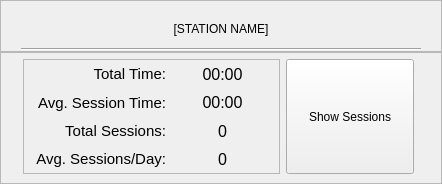
<?xml version="1.0" encoding="UTF-8"?>
<ui version="4.0">
 <class>frame_statistics_1</class>
 <widget class="QWidget" name="frame_statistics_16">
  <property name="geometry">
   <rect>
    <x>0</x>
    <y>0</y>
    <width>442</width>
    <height>184</height>
   </rect>
  </property>
  <property name="minimumSize">
   <size>
    <width>430</width>
    <height>170</height>
   </size>
  </property>
  <property name="maximumSize">
   <size>
    <width>510</width>
    <height>220</height>
   </size>
  </property>
  <property name="windowTitle">
   <string>Form</string>
  </property>
  <property name="styleSheet">
   <string notr="true">QWidget {
	font: 12pt &quot;Segoe UI&quot;;
}
QWidget[statisticsFrame=&quot;true&quot;] {
	background-color: rgb(236, 236, 236);
	border: 1px solid  rgb(90, 90, 90);
}
QWidget[label=&quot;true&quot;] {
	font: 11pt &quot;Segoe UI&quot;;
}
QWidget[row_even=&quot;true&quot;] {
	background-color: rgb(236, 236, 236);
}
QWidget[row_odd=&quot;true&quot;] {
	background-color: rgb(220, 220, 220);
}</string>
  </property>
  <property name="statisticsFrame" stdset="0">
   <bool>true</bool>
  </property>
  <layout class="QVBoxLayout" name="verticalLayout" stretch="0,0">
   <property name="spacing">
    <number>0</number>
   </property>
   <property name="leftMargin">
    <number>0</number>
   </property>
   <property name="topMargin">
    <number>0</number>
   </property>
   <property name="rightMargin">
    <number>0</number>
   </property>
   <property name="bottomMargin">
    <number>0</number>
   </property>
   <item>
    <widget class="QFrame" name="frame_statistics_info_16">
     <property name="minimumSize">
      <size>
       <width>0</width>
       <height>52</height>
      </size>
     </property>
     <property name="maximumSize">
      <size>
       <width>16777215</width>
       <height>52</height>
      </size>
     </property>
     <property name="frameShape">
      <enum>QFrame::StyledPanel</enum>
     </property>
     <property name="frameShadow">
      <enum>QFrame::Raised</enum>
     </property>
     <layout class="QVBoxLayout" name="verticalLayout_2">
      <property name="spacing">
       <number>10</number>
      </property>
      <property name="leftMargin">
       <number>20</number>
      </property>
      <property name="topMargin">
       <number>13</number>
      </property>
      <property name="rightMargin">
       <number>20</number>
      </property>
      <property name="bottomMargin">
       <number>0</number>
      </property>
      <item>
       <widget class="QLabel" name="label_statistics_deviceName_16">
        <property name="minimumSize">
         <size>
          <width>0</width>
          <height>30</height>
         </size>
        </property>
        <property name="styleSheet">
         <string notr="true">font: 13pt &quot;Segoe UI&quot;;</string>
        </property>
        <property name="text">
         <string>[STATION NAME]</string>
        </property>
        <property name="alignment">
         <set>Qt::AlignCenter</set>
        </property>
        <property name="wordWrap">
         <bool>true</bool>
        </property>
       </widget>
      </item>
      <item>
       <widget class="Line" name="line_statistics_16">
        <property name="orientation">
         <enum>Qt::Horizontal</enum>
        </property>
       </widget>
      </item>
     </layout>
    </widget>
   </item>
   <item>
    <widget class="QFrame" name="frame_statistics_contents_16">
     <property name="frameShape">
      <enum>QFrame::StyledPanel</enum>
     </property>
     <property name="frameShadow">
      <enum>QFrame::Raised</enum>
     </property>
     <layout class="QGridLayout" name="gridLayout">
      <property name="leftMargin">
       <number>22</number>
      </property>
      <property name="topMargin">
       <number>6</number>
      </property>
      <property name="rightMargin">
       <number>27</number>
      </property>
      <property name="bottomMargin">
       <number>9</number>
      </property>
      <item row="0" column="0" colspan="2">
       <widget class="QFrame" name="frame_statistics_table_16">
        <property name="frameShape">
         <enum>QFrame::StyledPanel</enum>
        </property>
        <property name="frameShadow">
         <enum>QFrame::Raised</enum>
        </property>
        <layout class="QGridLayout" name="gridLayout_2" columnstretch="5,4">
         <property name="sizeConstraint">
          <enum>QLayout::SetDefaultConstraint</enum>
         </property>
         <property name="leftMargin">
          <number>0</number>
         </property>
         <property name="topMargin">
          <number>0</number>
         </property>
         <property name="rightMargin">
          <number>0</number>
         </property>
         <property name="bottomMargin">
          <number>0</number>
         </property>
         <property name="spacing">
          <number>0</number>
         </property>
         <item row="0" column="0">
          <widget class="QLabel" name="label_statistics_totalTime_16">
           <property name="sizePolicy">
            <sizepolicy hsizetype="Minimum" vsizetype="Preferred">
             <horstretch>0</horstretch>
             <verstretch>0</verstretch>
            </sizepolicy>
           </property>
           <property name="font">
            <font>
             <family>Segoe UI</family>
             <pointsize>11</pointsize>
             <weight>50</weight>
             <italic>false</italic>
             <bold>false</bold>
            </font>
           </property>
           <property name="styleSheet">
            <string notr="true"/>
           </property>
           <property name="text">
            <string>Total Time:</string>
           </property>
           <property name="alignment">
            <set>Qt::AlignRight|Qt::AlignTrailing|Qt::AlignVCenter</set>
           </property>
           <property name="indent">
            <number>0</number>
           </property>
           <property name="label" stdset="0">
            <bool>true</bool>
           </property>
           <property name="row_odd" stdset="0">
            <bool>true</bool>
           </property>
          </widget>
         </item>
         <item row="0" column="1">
          <widget class="QLabel" name="label_statistics_totalTimeValue_16">
           <property name="font">
            <font>
             <family>Segoe UI</family>
             <pointsize>12</pointsize>
             <weight>50</weight>
             <italic>false</italic>
             <bold>false</bold>
            </font>
           </property>
           <property name="styleSheet">
            <string notr="true"/>
           </property>
           <property name="text">
            <string>00:00</string>
           </property>
           <property name="alignment">
            <set>Qt::AlignCenter</set>
           </property>
           <property name="row_odd" stdset="0">
            <bool>true</bool>
           </property>
          </widget>
         </item>
         <item row="1" column="0">
          <widget class="QLabel" name="label_statistics_avgSessionTime_16">
           <property name="font">
            <font>
             <family>Segoe UI</family>
             <pointsize>11</pointsize>
             <weight>50</weight>
             <italic>false</italic>
             <bold>false</bold>
            </font>
           </property>
           <property name="styleSheet">
            <string notr="true"/>
           </property>
           <property name="text">
            <string>Avg. Session Time:</string>
           </property>
           <property name="alignment">
            <set>Qt::AlignRight|Qt::AlignTrailing|Qt::AlignVCenter</set>
           </property>
           <property name="indent">
            <number>0</number>
           </property>
           <property name="label" stdset="0">
            <bool>true</bool>
           </property>
           <property name="row_even" stdset="0">
            <bool>true</bool>
           </property>
          </widget>
         </item>
         <item row="1" column="1">
          <widget class="QLabel" name="label_statistics_avgSessionTimeValue_16">
           <property name="font">
            <font>
             <family>Segoe UI</family>
             <pointsize>12</pointsize>
             <weight>50</weight>
             <italic>false</italic>
             <bold>false</bold>
            </font>
           </property>
           <property name="styleSheet">
            <string/>
           </property>
           <property name="text">
            <string>00:00</string>
           </property>
           <property name="alignment">
            <set>Qt::AlignCenter</set>
           </property>
           <property name="row_even" stdset="0">
            <bool>true</bool>
           </property>
          </widget>
         </item>
         <item row="2" column="0">
          <widget class="QLabel" name="label_statistics_totalSessions_16">
           <property name="font">
            <font>
             <family>Segoe UI</family>
             <pointsize>11</pointsize>
             <weight>50</weight>
             <italic>false</italic>
             <bold>false</bold>
            </font>
           </property>
           <property name="styleSheet">
            <string notr="true"/>
           </property>
           <property name="text">
            <string>Total Sessions:</string>
           </property>
           <property name="alignment">
            <set>Qt::AlignRight|Qt::AlignTrailing|Qt::AlignVCenter</set>
           </property>
           <property name="indent">
            <number>0</number>
           </property>
           <property name="label" stdset="0">
            <bool>true</bool>
           </property>
           <property name="row_odd" stdset="0">
            <bool>true</bool>
           </property>
          </widget>
         </item>
         <item row="2" column="1">
          <widget class="QLabel" name="label_statistics_totalSessionsValue_16">
           <property name="font">
            <font>
             <family>Segoe UI</family>
             <pointsize>12</pointsize>
             <weight>50</weight>
             <italic>false</italic>
             <bold>false</bold>
            </font>
           </property>
           <property name="styleSheet">
            <string notr="true"/>
           </property>
           <property name="text">
            <string>0</string>
           </property>
           <property name="alignment">
            <set>Qt::AlignCenter</set>
           </property>
           <property name="row_odd" stdset="0">
            <bool>true</bool>
           </property>
          </widget>
         </item>
         <item row="3" column="0">
          <widget class="QLabel" name="label_statistics_avgSessionDay_16">
           <property name="font">
            <font>
             <family>Segoe UI</family>
             <pointsize>11</pointsize>
             <weight>50</weight>
             <italic>false</italic>
             <bold>false</bold>
            </font>
           </property>
           <property name="styleSheet">
            <string notr="true"/>
           </property>
           <property name="text">
            <string>Avg. Sessions/Day:</string>
           </property>
           <property name="alignment">
            <set>Qt::AlignRight|Qt::AlignTrailing|Qt::AlignVCenter</set>
           </property>
           <property name="indent">
            <number>0</number>
           </property>
           <property name="label" stdset="0">
            <bool>true</bool>
           </property>
           <property name="row_even" stdset="0">
            <bool>true</bool>
           </property>
          </widget>
         </item>
         <item row="3" column="1">
          <widget class="QLabel" name="label_statistics_avgSessionDayValue_16">
           <property name="font">
            <font>
             <family>Segoe UI</family>
             <pointsize>12</pointsize>
             <weight>50</weight>
             <italic>false</italic>
             <bold>false</bold>
            </font>
           </property>
           <property name="styleSheet">
            <string/>
           </property>
           <property name="text">
            <string>0</string>
           </property>
           <property name="alignment">
            <set>Qt::AlignCenter</set>
           </property>
           <property name="row_even" stdset="0">
            <bool>true</bool>
           </property>
          </widget>
         </item>
        </layout>
       </widget>
      </item>
      <item row="0" column="2">
       <widget class="QPushButton" name="pushButton_statistics_showSessions_16">
        <property name="sizePolicy">
         <sizepolicy hsizetype="Minimum" vsizetype="Preferred">
          <horstretch>0</horstretch>
          <verstretch>0</verstretch>
         </sizepolicy>
        </property>
        <property name="text">
         <string>Show Sessions</string>
        </property>
       </widget>
      </item>
     </layout>
    </widget>
   </item>
  </layout>
 </widget>
 <resources/>
 <connections/>
</ui>
